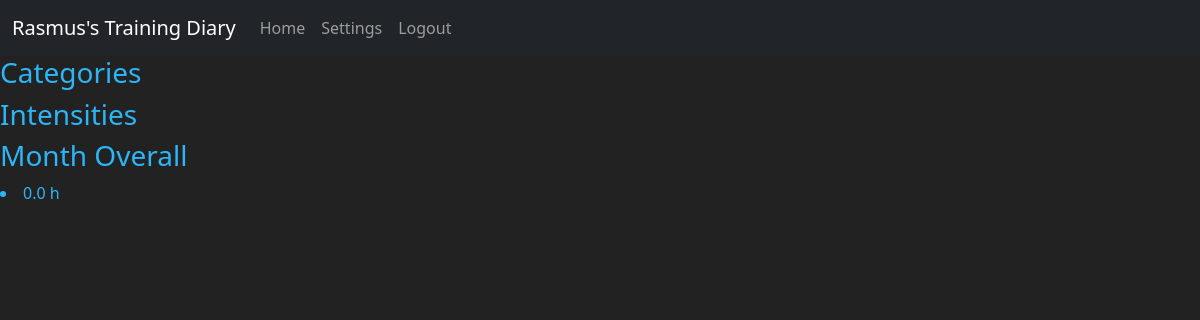
/summary-9-2022/ (signed in), run on an earlier commit of the app's database.
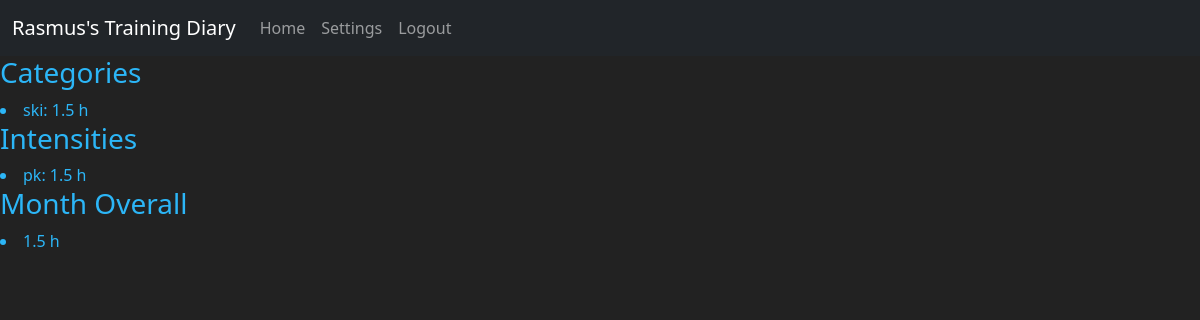
And on a later commit of the database.
### emailapp/models.py (models this page shows, shortened)
class Category(db.Model, UserMixin):
    id = db.Column(db.Integer, primary_key=True)
    name = db.Column(db.String(50), nullable=False)
    user_id = db.Column(db.Integer, db.ForeignKey('user.id'), nullable=False)
    trainingsections = db.relationship('TrainingSection', backref='category')

class TrainingSection(db.Model, UserMixin):
    id = db.Column(db.Integer, primary_key=True)
    name = db.Column(db.String(100), nullable=False)
    intensity = db.Column(db.String(100))
    time = db.Column(db.Integer)
    user_id = db.Column(db.Integer, db.ForeignKey('user.id'), nullable=False)
    training_id = db.Column(db.Integer, db.ForeignKey('training.id'))
    category_id = db.Column(db.Integer, db.ForeignKey('category.id'))

### emailapp/routes.py (the view)
@login_required
@routes.route("/summary-<cur_month>-<cur_year>/", methods=['GET'])
def summary(cur_month, cur_year):
    categories = {}
    intensities = {}
    month_overall = 0
    print("%%%%%%%%5",cur_month, "%%%%%%%%5")
    print("%%%%%%%%5",cur_year, "%%%%%%%%5")
    for year in current_user.years:
        if year.num == int(cur_year):
            for month in year.months:
                if month.num == int(cur_month):
                    for training in month.trainings:
                        for section in training.sections:
                            month_overall += section.time
                            if section.category.name in categories.keys():
                                print("UPDATING CATEGORY!!!!")
                                categories[section.category.name] += section.time
                            else:
                                categories[section.category.name] = section.time
                                print("FIRST ONE IN CATEGORY!!!!!")
                            if section.intensity in intensities.keys():
                                print("UPDATING INTENSITY!!!!")
                                intensities[section.intensity] += section.time
                            else:
                                print("FIRST ONE IN INTENSITY!!!!!")
                                intensities[section.intensity] = section.time
    for c in categories.keys():
        categories[c] = round(categories[c] / 60, 1)
    for i in intensities.keys():
        intensities[i] = round(intensities[i] / 60, 1)
    month_overall = round(month_overall / 60, 1)
    return render_template("month_summary.html",
            user=current_user,
            intensities=intensities,
            categories=categories,
            month_overall=month_overall
            )

### emailapp/templates/month_summary.html (shortened to what this page needs)
{% extends 'base.html' %}
{% if user.is_authenticated %}
{% block content %}
<h3> Categories </h3>
{% for category, time in categories.items() %}
	<li>{{category}}: {{time}} h</li>
{% endfor %}
<h3> Intensities </h3>
{% for intensity, time in intensities.items() %}
	<li>{{intensity}}: {{time}} h</li>
{% endfor %}
<h3> Month Overall </h3>
<li>{{ month_overall }} h</li>
{% endblock %}
{% endif %}

### emailapp/templates/base.html (shortened to what this page needs)
<!DOCTYPE html>
<html lang="en">
<head>
    <link href="https://cdn.jsdelivr.net/npm/bootstrap@5.0.2/dist/css/bootstrap.min.css" rel="stylesheet">
    <link href="https://gitcdn.github.io/bootstrap-toggle/2.2.2/css/bootstrap-toggle.min.css" rel="stylesheet">
</head>
<body>
    <header>
        <nav class="navbar navbar-expand-lg navbar-dark bg-dark">
            <div class="container-fluid">
                <a href="#" class="navbar-brand">Rasmus's Training Diary</a>
                <div class="collapse navbar-collapse" id="navbarNavAltMarkup">
                    <ul class="navbar-nav">
                    <li class="nav-item"><a class="nav-link {{ active_tag }}" href="{{ url_for('routes.home') }}">Home</a></li>
                    {% if user.is_authenticated %}
                    <li class="nav-item"><a class="nav-link {{active_tag}}" href="{{ url_for('routes.settings') }}">Settings</a></li>
                    <li class="nav-item"><a class="nav-link {{active_tag}}" href="{{ url_for('auth.logout') }}">Logout</a></li>
                    {% else %}
                    <li class="nav-item"><a class="nav-link {{active_tag}}" href="/login">Login</a></li>
                    <li class="nav-item"><a class="nav-link {{active_tag}}" href="{{ url_for('auth.register') }}">Register</a></li>
                    {% endif %}
                    </ul>
                </div>
            </div>
        </nav>
    </header>
    {% block content %}{% endblock %}
</body>
</html>

### emailapp/templates/base.html (style rules this page uses)
body { background-color: #222222; color: #2cb6f7; }

What changed in the data, as far as the page shows it:
now on this page (row unchanged): Category: name "ski", time "1.5"
added TrainingSection: intensity "pk", time "1.5"
Also different on the page:
{{ month_overall }}: "0.0" → "1.5"
